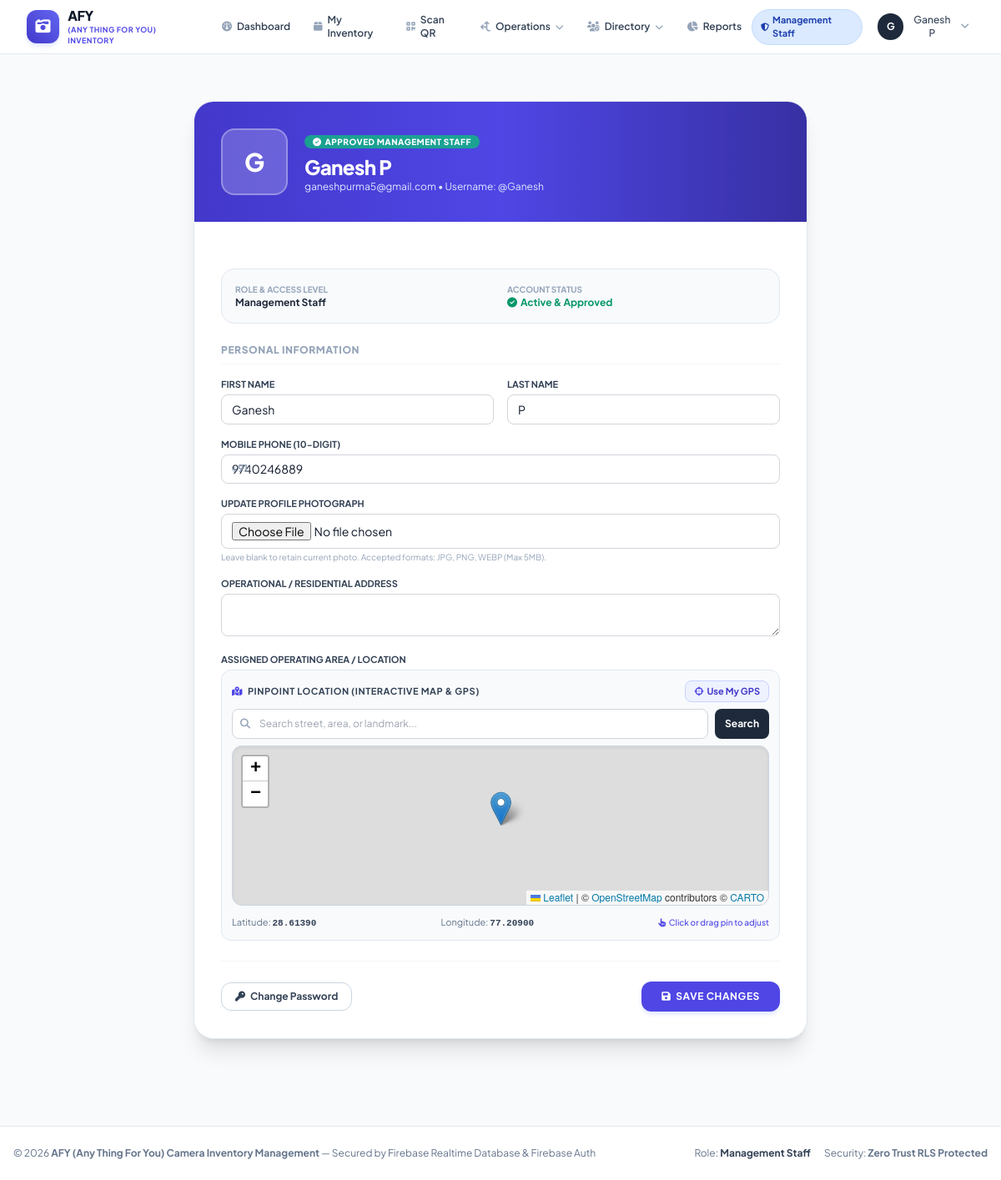
/profile/ (signed in), run on the app's committed database.
### inventory/models.py (models this page shows, shortened)
class User(AbstractUser):
    ROLE_CHOICES = [
        ('ADMIN', 'Admin'),
        ('MANAGEMENT', 'Management Staff'),
        ('POSTMAN', 'Postman / Field Collector'),
    ]
    REQUESTED_ROLE_CHOICES = [
        ('MANAGEMENT', 'Management Staff'),
        ('POSTMAN', 'Postman / Field Collector'),
    ]
    APPROVAL_CHOICES = [
        ('PENDING', 'Pending Approval'),
        ('APPROVED', 'Approved'),
        ('REJECTED', 'Rejected'),
        ('DEACTIVATED', 'Deactivated'),
    ]
    role = models.CharField(max_length=20, choices=ROLE_CHOICES, default='POSTMAN')
    requested_role = models.CharField(max_length=20, choices=REQUESTED_ROLE_CHOICES, default='POSTMAN')
    approval_status = models.CharField(max_length=20, choices=APPROVAL_CHOICES, default='APPROVED', db_index=True)
    is_profile_completed = models.BooleanField(default=True)
    email_verified = models.BooleanField(default=True)
    firebase_uid = models.CharField(max_length=128, blank=True, null=True, unique=True, db_index=True)
    profile_photo = models.ImageField(upload_to='profiles/', blank=True, null=True)
    phone = models.CharField(max_length=20, blank=True, default='', validators=[validate_indian_mobile])
    email = models.EmailField(blank=True, validators=[validate_email_address])
    address = models.TextField(blank=True, default='')
    work_location = models.CharField(max_length=255, blank=True, default='')
    work_latitude = models.DecimalField(max_digits=9, decimal_places=6, null=True, blank=True)
    work_longitude = models.DecimalField(max_digits=9, decimal_places=6, null=True, blank=True)
    approved_at = models.DateTimeField(null=True, blank=True)
    approved_by = models.ForeignKey('self', on_delete=models.SET_NULL, null=True, blank=True, related_name='approved_users')
    custom_fields = models.JSONField(default=dict, blank=True)
    class Meta:
        ordering = ['username']
    @property
    def is_admin(self):
        return self.role == 'ADMIN' or self.is_superuser
    @property
    def is_management(self):
        return self.role == 'MANAGEMENT'
    @property
    def is_approved(self):
        return self.is_admin or self.approval_status == 'APPROVED'
    @property
    def is_pending(self):
        return not self.is_admin and self.approval_status == 'PENDING'
    @property
    def display_name(self):
        name = f"{self.first_name} {self.last_name}".strip()
        return name if name else self.username

### inventory/views.py (the view)
# urls.py: path('profile/', views.profile_view, name='profile'),
@login_required
def profile_view(request):
    user = request.user
    if request.method == 'POST':
        form = UserProfileUpdateForm(request.POST, request.FILES, instance=user)
        if form.is_valid():
            form.save()
            messages.success(request, "Your profile details have been updated successfully.")
            return redirect('profile')
        else:
            messages.error(request, "Please correct the errors in the form.")
    else:
        form = UserProfileUpdateForm(instance=user)
    return render(request, 'inventory/profile.html', {
        'form': form,
        'user': user,
    })

### inventory/templates/inventory/profile.html (shortened to what this page needs)
{% extends 'inventory/base.html' %}
{% block content %}
<div class="max-w-3xl mx-auto py-8 px-4">
    <div class="bg-white rounded-3xl shadow-xl border border-slate-200 overflow-hidden">
        <div class="bg-gradient-to-r from-indigo-700 via-indigo-600 to-indigo-800 p-8 text-white relative">
            <div class="flex items-center space-x-5">
                {% if user.profile_photo %}
                <img src="{{ user.profile_photo.url }}" alt="{{ user.display_name }}" class="w-20 h-20 rounded-2xl object-cover border-4 border-white/20 shadow-lg shrink-0">
                {% else %}
                <div class="w-20 h-20 rounded-2xl bg-white/20 backdrop-blur-md flex items-center justify-center text-3xl font-black shrink-0 border-2 border-white/30">
                    {{ user.first_name|slice:":1"|default:"U" }}
                </div>
                {% endif %}
                <div class="min-w-0">
                    <span class="px-2.5 py-0.5 rounded-full text-[10px] font-extrabold uppercase tracking-wider bg-emerald-500/80 text-white">
                        <i class="fa-solid fa-check-circle mr-1"></i>Approved {{ user.get_role_display }}
                    </span>
                    <h1 class="text-xl sm:text-2xl font-black tracking-tight mt-1 truncate">{{ user.display_name }}</h1>
                    <p class="text-xs text-indigo-100 truncate">{{ user.email }} &bull; Username: @{{ user.username }}</p>
                </div>
            </div>
        </div>
        <div class="p-6 sm:p-8 space-y-6">
            <form method="post" enctype="multipart/form-data" class="space-y-6 text-xs">
                <div class="grid grid-cols-1 sm:grid-cols-2 gap-4 p-4 bg-slate-50 border border-slate-200 rounded-2xl">
                    <div>
                        <span class="text-slate-400 block text-[10px] font-bold uppercase">Role & Access Level</span>
                        <span class="font-bold text-slate-800 text-xs">{{ user.get_role_display }}</span>
                    </div>
                    <div>
                        <span class="text-slate-400 block text-[10px] font-bold uppercase">Account Status</span>
                        <span class="font-bold text-emerald-600 text-xs"><i class="fa-solid fa-circle-check mr-1"></i>Active & Approved</span>
                    </div>
                </div>
                <div class="space-y-4">
                    <h2 class="text-xs font-black uppercase tracking-wider text-slate-400 border-b border-slate-100 pb-2">
                        Personal Information
                    </h2>
                    <div class="grid grid-cols-1 sm:grid-cols-2 gap-4">
                        <div>
                            <label class="block text-[11px] font-bold text-slate-700 uppercase mb-1">First Name</label>
                            {{ form.first_name }}
                        </div>
                        <div>
                            <label class="block text-[11px] font-bold text-slate-700 uppercase mb-1">Last Name</label>
                            {{ form.last_name }}
                        </div>
                    </div>
                    <div>
                        <label class="block text-[11px] font-bold text-slate-700 uppercase mb-1">Mobile Phone (10-Digit)</label>
                        <div class="relative">
                            <span class="absolute inset-y-0 left-0 pl-3 flex items-center text-slate-400 font-bold text-xs">+91</span>
                            {{ form.phone }}
                        </div>
                    </div>
                    <div>
                        <label class="block text-[11px] font-bold text-slate-700 uppercase mb-1">Update Profile Photograph</label>
                        {{ form.profile_photo }}
                        <span class="text-[10px] text-slate-400 mt-0.5 block">Leave blank to retain current photo. Accepted formats: JPG, PNG, WEBP (Max 5MB).</span>
                    </div>
                    <div>
                        <label class="block text-[11px] font-bold text-slate-700 uppercase mb-1">Operational / Residential Address</label>
                        {{ form.address }}
                    </div>
                    <div>
                        <label class="block text-[11px] font-bold text-slate-700 uppercase mb-1">Assigned Operating Area / Location</label>
                        {% include 'inventory/location_picker.html' %}
                    </div>
                </div>
                <div class="pt-6 border-t border-slate-100 flex items-center justify-between">
                    <a href="{% url 'change_password' %}" class="px-4 py-2 border border-slate-300 hover:bg-slate-50 text-slate-700 font-bold rounded-xl text-xs transition flex items-center space-x-1.5">
                        <i class="fa-solid fa-key text-xs"></i>
                        <span>Change Password</span>
                    </a>
                    <button type="submit" class="px-6 py-2.5 bg-indigo-600 hover:bg-indigo-700 text-white font-bold rounded-xl text-xs uppercase tracking-wider transition shadow-md shadow-indigo-100 flex items-center space-x-1.5 cursor-pointer">
                        <i class="fa-solid fa-save text-xs"></i>
                        <span>Save Changes</span>
                    </button>
                </div>
            </form>
        </div>
    </div>
</div>
{% endblock %}

### inventory/templates/inventory/base.html (shortened to what this page needs)
<!DOCTYPE html>
<html lang="en">
<head>
    <script src="https://cdn.tailwindcss.com"></script>
    <link rel="stylesheet" href="https://cdnjs.cloudflare.com/ajax/libs/font-awesome/6.5.1/css/all.min.css">
</head>
<body class="bg-slate-50 text-slate-900 min-h-screen flex flex-col antialiased pb-20 md:pb-0">
    <nav class="bg-white border-b border-slate-200 sticky top-0 z-40 no-print">
        <div class="max-w-7xl mx-auto px-4 sm:px-6 lg:px-8">
            <div class="flex justify-between h-16">
                <div class="flex items-center space-x-3">
                    <a href="{% url 'dashboard' %}" class="flex items-center space-x-2.5">
                        <div class="w-10 h-10 rounded-xl bg-gradient-to-tr from-indigo-700 to-indigo-500 flex items-center justify-center text-white shadow-md shadow-indigo-100">
                            <i class="fa-solid fa-camera-retro text-lg"></i>
                        </div>
                        <div>
                            <span class="text-base font-extrabold tracking-tight text-slate-900 block leading-tight">AFY</span>
                            <span class="text-[9px] font-bold uppercase tracking-wider text-indigo-600 block">(Any Thing For You) Inventory</span>
                        </div>
                    </a>
                    {% if user.is_authenticated %}
                    <div class="hidden lg:flex items-center space-x-1 ml-6">
                        <a href="{% url 'dashboard' %}" class="px-3 py-2 rounded-lg text-xs font-semibold text-slate-700 hover:text-indigo-600 hover:bg-slate-50 transition flex items-center space-x-1.5">
                            <i class="fa-solid fa-gauge text-slate-400"></i>
                            <span>Dashboard</span>
                        </a>
                        <a href="{% url 'my_inventory' %}" class="px-3 py-2 rounded-lg text-xs font-semibold text-slate-700 hover:text-indigo-600 hover:bg-slate-50 transition flex items-center space-x-1.5">
                            <i class="fa-solid fa-box text-slate-400"></i>
                            <span>My Inventory</span>
                        </a>
                        <a href="{% url 'qr_scanner' %}" class="px-3 py-2 rounded-lg text-xs font-semibold text-slate-700 hover:text-indigo-600 hover:bg-slate-50 transition flex items-center space-x-1.5">
                            <i class="fa-solid fa-qrcode text-slate-400"></i>
                            <span>Scan QR</span>
                        </a>
                        <div class="relative group">
                            <button class="px-3 py-2 rounded-lg text-xs font-semibold text-slate-700 hover:text-indigo-600 hover:bg-slate-50 transition flex items-center space-x-1.5">
                                <i class="fa-solid fa-arrows-split-up-and-left text-slate-400"></i>
                                <span>Operations</span>
                                <i class="fa-solid fa-chevron-down text-[10px] text-slate-400"></i>
                            </button>
                        </div>
                        <div class="relative group">
                            <button class="px-3 py-2 rounded-lg text-xs font-semibold text-slate-700 hover:text-indigo-600 hover:bg-slate-50 transition flex items-center space-x-1.5">
                                <i class="fa-solid fa-users-gear text-slate-400"></i>
                                <span>Directory</span>
                                <i class="fa-solid fa-chevron-down text-[10px] text-slate-400"></i>
                            </button>
                        </div>
                        <a href="{% url 'reports' %}" class="px-3 py-2 rounded-lg text-xs font-semibold text-slate-700 hover:text-indigo-600 hover:bg-slate-50 transition flex items-center space-x-1.5">
                            <i class="fa-solid fa-chart-pie text-slate-400"></i>
                            <span>Reports</span>
                        </a>
                    </div>
                    {% endif %}
                </div>
                <div class="flex items-center space-x-3">
                    {% if user.is_authenticated %}
                    <span class="inline-flex items-center px-2.5 py-1 rounded-full text-[11px] font-bold
                        {% if user.is_admin %}bg-purple-100 text-purple-800 border border-purple-200
                        {% elif user.is_management %}bg-blue-100 text-blue-800 border border-blue-200
                        {% else %}bg-emerald-100 text-emerald-800 border border-emerald-200{% endif %}">
                        <i class="fa-solid {% if user.is_admin %}fa-crown{% elif user.is_management %}fa-shield-halved{% else %}fa-person-walking-luggage{% endif %} mr-1 text-[10px]"></i>
                        {{ user.get_role_display }}
                    </span>
                    <div class="relative group">
                        <button class="flex items-center space-x-2 p-1.5 rounded-lg hover:bg-slate-100 transition">
                            {% if user.profile_photo %}
                            <img src="{{ user.profile_photo.url }}" alt="{{ user.display_name }}" class="w-8 h-8 rounded-full object-cover border border-slate-300">
                            {% else %}
                            <div class="w-8 h-8 rounded-full bg-slate-800 text-white font-bold text-xs flex items-center justify-center">
                                {{ user.username|slice:":1"|upper }}
                            </div>
                            {% endif %}
                            <span class="text-xs font-medium text-slate-700 hidden sm:inline">{{ user.display_name }}</span>
                            <i class="fa-solid fa-angle-down text-slate-400 text-xs"></i>
                        </button>
                    </div>
                    {% else %}
                    <a href="{% url 'login' %}" class="px-4 py-2 bg-indigo-600 text-white rounded-lg text-xs font-bold hover:bg-indigo-700 transition">
                        Sign In
                    </a>
                    {% endif %}
                </div>
            </div>
        </div>
    </nav>
    <main class="flex-grow max-w-7xl mx-auto px-4 sm:px-6 lg:px-8 py-6 w-full">
        {% block content %}{% endblock %}
    </main>
    <footer class="bg-white border-t border-slate-200 py-6 mt-12 no-print">
        <div class="max-w-7xl mx-auto px-4 text-center text-xs text-slate-500 flex flex-col sm:flex-row justify-between items-center gap-2">
            <span>&copy; 2026 <strong>{{ APP_NAME }}</strong> &mdash; Secured by Firebase Realtime Database & Firebase Auth</span>
            <div class="flex items-center space-x-4">
                <span>Role: <strong class="text-slate-700">{{ user.get_role_display|default:'Guest' }}</strong></span>
                <span>Security: <strong>Zero Trust RLS Protected</strong></span>
            </div>
        </div>
    </footer>
</body>
</html>

### data on the page
User: role "Management Staff", username "G", display_name "Ganesh P", first_name "G", role "MANAGEMENT STAFF", email "ganeshpurma5@gmail.com", username "Ganesh", first_name "Ganesh", last_name "P", phone "9740246889"

### other printed values
{{ APP_NAME }} "AFY (Any Thing For You) Camera Inventory Management"
